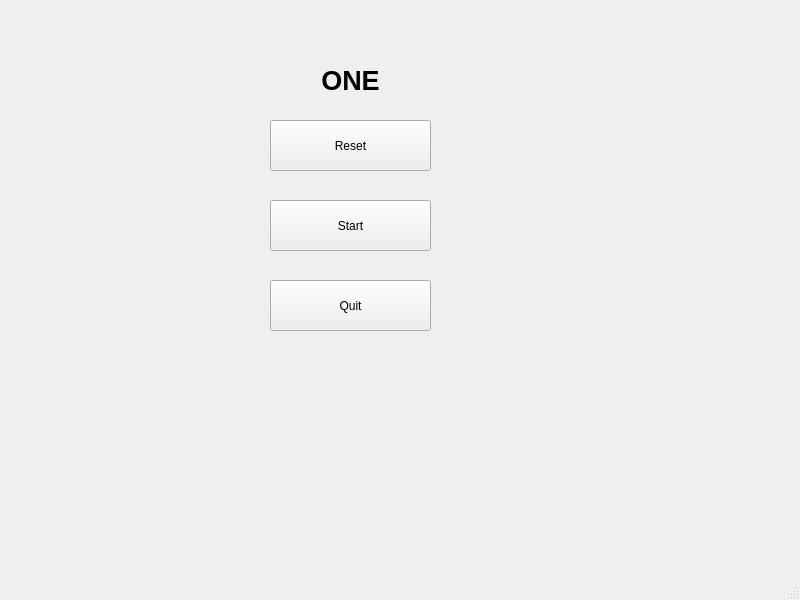
<?xml version="1.0" encoding="UTF-8"?>
<ui version="4.0">
 <class>FourthLayoutOneWindow</class>
 <widget class="QMainWindow" name="FourthLayoutOneWindow">
  <property name="geometry">
   <rect>
    <x>0</x>
    <y>0</y>
    <width>800</width>
    <height>600</height>
   </rect>
  </property>
  <property name="windowTitle">
   <string>MainWindow</string>
  </property>
  <widget class="QWidget" name="centralwidget">
   <widget class="QPushButton" name="resetButton">
    <property name="geometry">
     <rect>
      <x>270</x>
      <y>120</y>
      <width>161</width>
      <height>51</height>
     </rect>
    </property>
    <property name="text">
     <string>Reset</string>
    </property>
   </widget>
   <widget class="QLabel" name="titleLabel">
    <property name="geometry">
     <rect>
      <x>270</x>
      <y>60</y>
      <width>161</width>
      <height>41</height>
     </rect>
    </property>
    <property name="font">
     <font>
      <family>Tahoma</family>
      <pointsize>20</pointsize>
      <bold>true</bold>
     </font>
    </property>
    <property name="text">
     <string>ONE</string>
    </property>
    <property name="alignment">
     <set>Qt::AlignCenter</set>
    </property>
   </widget>
   <widget class="QPushButton" name="startButton">
    <property name="geometry">
     <rect>
      <x>270</x>
      <y>200</y>
      <width>161</width>
      <height>51</height>
     </rect>
    </property>
    <property name="text">
     <string>Start</string>
    </property>
   </widget>
   <widget class="QPushButton" name="quitButton">
    <property name="geometry">
     <rect>
      <x>270</x>
      <y>280</y>
      <width>161</width>
      <height>51</height>
     </rect>
    </property>
    <property name="text">
     <string>Quit</string>
    </property>
   </widget>
  </widget>
  <widget class="QMenuBar" name="menubar">
   <property name="geometry">
    <rect>
     <x>0</x>
     <y>0</y>
     <width>800</width>
     <height>22</height>
    </rect>
   </property>
  </widget>
  <widget class="QStatusBar" name="statusbar"/>
 </widget>
 <resources/>
 <connections/>
</ui>
